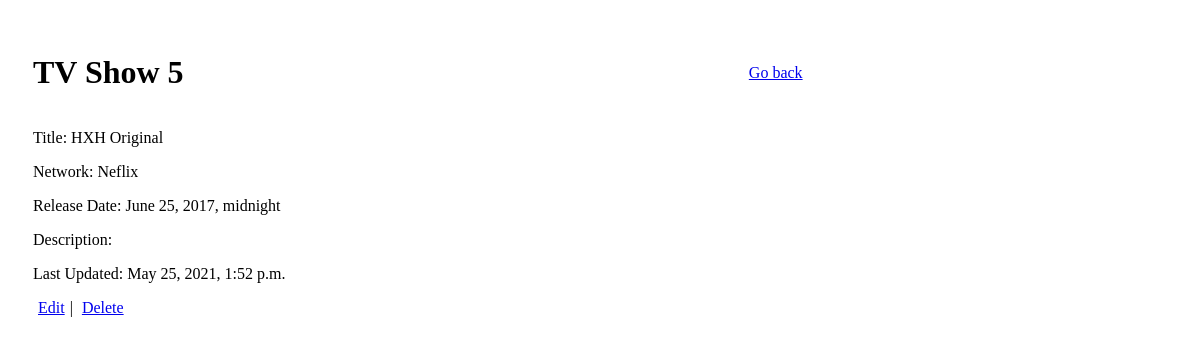
Screenshot of /shows/5 with the database file from the repository.
### semirestful_app/models.py (models this page shows)
class Show(models.Model):
    title = models.CharField(max_length=255)
    Release_date = models.DateTimeField()
    Network = models.CharField(max_length=255)
    description = models.TextField()
    created_at = models.DateTimeField(auto_now_add=True)
    updated_at = models.DateTimeField(auto_now=True)
    objects = ShowManager()  # add this line!

### semirestful_app/views.py (the view)
# urls.py: path('shows/<int:id>',views.info),
def info(request, id):
    context = {
        'show_info': models.getshowbyid(int(id))
    }
    print(context['show_info'])
    return render(request, "info.html", context)

### semirestful_app/models.py (called while the page is built)
def getshowbyid(id):
    show = Show.objects.get(id=id)
    return show

### semirestful_app/templates/info.html (shortened to what this page needs)
<!DOCTYPE html>
<html lang="en">
<head>
</head>
<body>
<div class="container">
    <div class="head">
        <h1>TV Show {{show_info.id}}</h1>
        <a href="/">Go back</a>
    </div>
    <div>
        <p>Title: {{show_info.title}} </p>
        <p>Network: {{show_info.Network}} </p>
        <p>Release Date: {{show_info.Release_date}}</p>
        <p class="breakword">Description: {{show_info.description}}</p>
        <p>Last Updated: {{show_info.updated_at}}</p>
        <a class="padding" href="/shows/{{show_info.id}}/edit">Edit</a>|
        <a class="padding" href="/shows/{{show_info.id}}/delete">Delete</a>
    </div>
</div>
</body>
</html>

### semirestful_app/templates/info.html (style rules this page uses)
.container { padding: 25px; width: 65%; }
.head { display: flex; justify-content: space-between; align-items: center; }
.breakword { word-break: break-word; width: 400px; }
.padding { padding: 5px; }

### rows the page displays
Show: id "5", title "HXH Original", Network "Neflix", Release_date "June 25, 2017, midnight", updated_at "May 25, 2021, 1:52 p.m."
